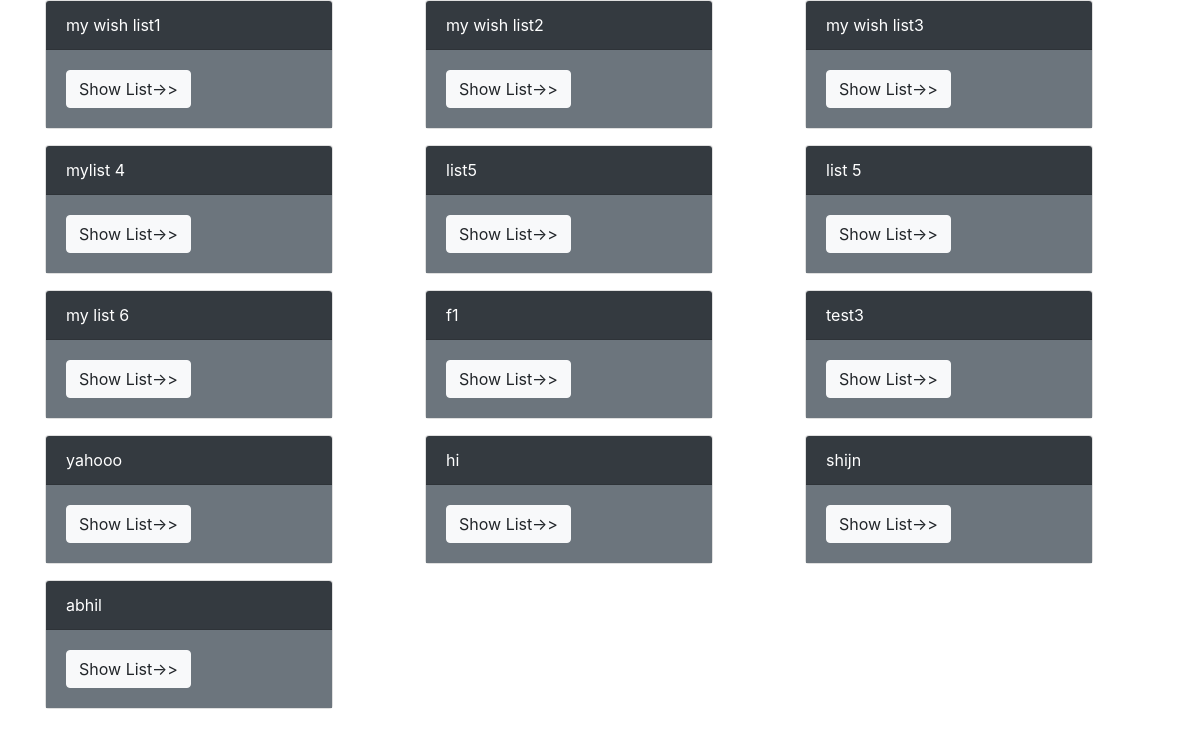
Screenshot of /todolist/showlist with the database file from the repository.
### todo_list/models.py (models this page shows, shortened)
class TodoApp(models.Model):                        #creating the category table
    todo_id = models.AutoField(primary_key=True)    #setting primarykey as todo_id
    category = models.CharField(max_length=50)
    parent_id = models.IntegerField( default=0)

### todo_list/views.py (the view)
# urls.py: path('showlist',views.showList, name='showlist'),
def showList(request):
    items = TodoApp.objects.all()
    return render(request, 'todo_list/showlist.html',{'key':items})

### templates/todo_list/showlist.html
{% extends 'todo_list/base.html' %}
{% block content %}
    <div class="container">
        <div class="row">
            {% for item in key %}
                {% if item.parent_id == 0 %}
                <div class="col-sm-4">
                    <div class="card text-white mb-3" style="width: 18rem;">
                        <div class="card-header bg-dark">
                            {{item.category}}
                        </div>
                        <div class="card-body bg-secondary">
                            <a href="{% url 'todo_list:innerList' p_id=item.todo_id %}" class="btn btn-light">Show List->></a>
                        </div>
                    </div>
                </div>
                {% endif %}
            {% endfor %}
        </div>
    </div>
{% endblock %}

### templates/todo_list/base.html (shortened to what this page needs)
{% load static %}
<!doctype html>
<html lang="en">
  <head>
    <link rel="stylesheet" href="https://stackpath.bootstrapcdn.com/bootstrap/4.3.1/css/bootstrap.min.css">
    <link rel="stylesheet" href="https://cdnjs.cloudflare.com/ajax/libs/font-awesome/4.7.0/css/font-awesome.min.css">
  </head>
  <body>
    {% block content %}
    {% endblock  %}
 </body>
</html>

### rows the page displays
TodoApp: category "my wish list1"
TodoApp: category "my wish list2"
TodoApp: category "my wish list3"
TodoApp: category "mylist 4"
TodoApp: category "list5"
TodoApp: category "list 5"
TodoApp: category "my list 6"
TodoApp: category "f1"
TodoApp: category "test3"
TodoApp: category "yahooo"
TodoApp: category "hi"
TodoApp: category "shijn"
TodoApp: category "abhil"
